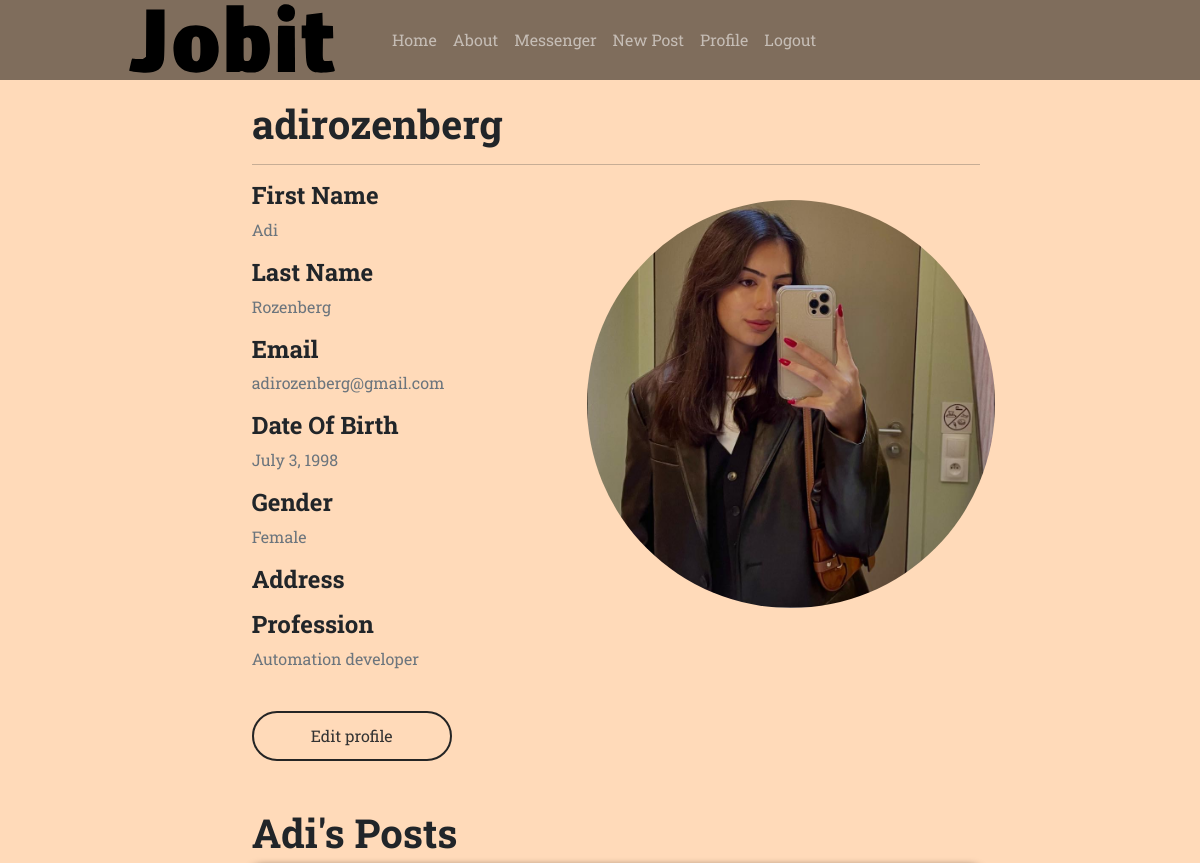
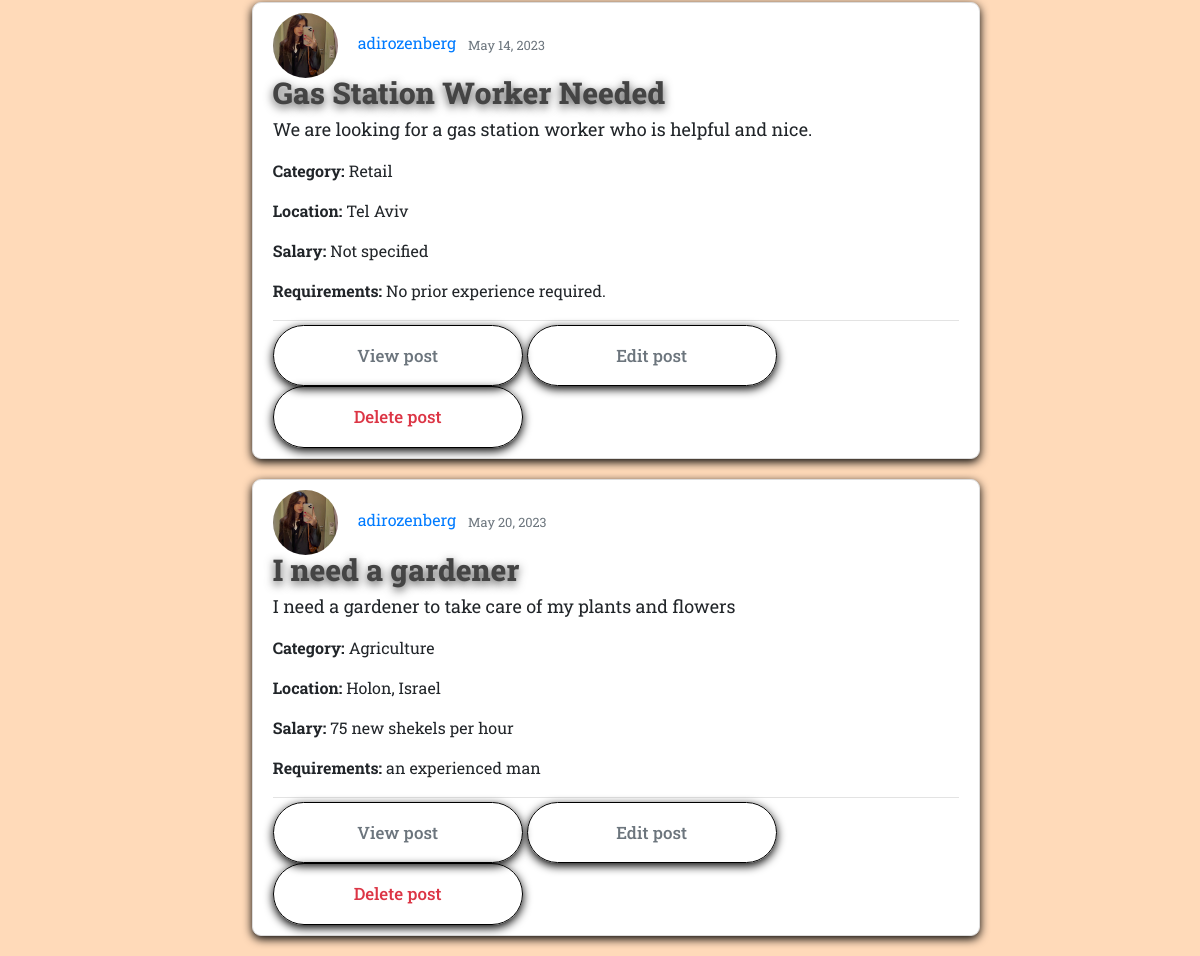
The app's page /profile/adirozenberg/ (signed in) with its own data (2 pictures, top to bottom).
### users/models.py (models this page shows, shortened)
class Profile(models.Model):
    user = models.OneToOneField(User, on_delete=models.CASCADE)
    image = models.ImageField(default='default.jpg', upload_to='profile_pics')
    date_of_birth = models.DateField(default=date(2000, 1, 1))
    profession = models.CharField(max_length=100, default='')
    address = models.CharField(max_length=50, default='')
    gender = models.CharField(max_length=1, choices=GENDER_CHOICES)

### feed/models.py (models this page shows, shortened)
class Post(models.Model):
    title = models.CharField(max_length=100)
    content = models.TextField()
    category = models.CharField(max_length=100, default='Other')
    date_posted = models.DateTimeField(auto_now_add=True)
    author = models.ForeignKey(User, on_delete=models.CASCADE)
    location = models.CharField(max_length=100, default="")
    salary = models.CharField(max_length=100, default="", blank=True)
    requirements = models.TextField(default="")
    header_image = models.ImageField(blank=True, null=True, upload_to="images/")

### users/views.py (the view)
# urls.py: path('profile/<str:username>/', user_views.profile, name='profile'),
@login_required
def profile(request, username):
    user = get_object_or_404(User, username=username)
    posts_list = Post.objects.filter(author=user)
    return render(request, 'users/profile.html', {'user': user, 'posts_list': posts_list})

### users/templates/users/profile.html (shortened to what this page needs)
{% extends "feed/base.html" %}
{% load static %}
{% block content %}
    <div class="profile_section">
      <div class="media">
        <div class="media-body">
          <h2 class="account-heading">{{ user.username }}</h2>
          <hr>
          <h4>First Name</h4>
          <p class="text-secondary">{{ user.first_name }}</p>
          <h4>Last Name</h4>
          <p class="text-secondary">{{ user.last_name }}</p>
          <h4>Email</h4>
          <p class="text-secondary">{{ user.email}}</p>
         <h4>Date Of Birth</h4>
         <p class="text-secondary">{{ user.profile.date_of_birth }}</p>
        <h4>Gender</h4>
        {% if user.profile.gender is None %}
        <p class="text-secondary">Other</p>
        {% elif user.profile.gender == 'M' %}
         <p class="text-secondary">Male</p>
        {% elif user.profile.gender == 'F' %}
        <p class="text-secondary">Female</p>
        {% endif %}
          <h4>Address</h4>
          <h4>Profession</h4>
           {% if user.profile.profession %}
          <p class="text-secondary">{{user.profile.profession }}</p>
            {% else %}
               <p class="text-secondary">No profession</p>
           {% endif %}
        </div>
      </div>
    </div>
    <div class="image">
        <img src="{{ user.profile.image.url }}"/>
      </div>
	<br>
    {% if request.user == user %}
    <a href="{% url 'edit-profile' %}" {%if title == "edit-profile"%} class="active"> {% endif %}
        <li class="edit button">
        <button type="submit" class="button-2 type1">Edit profile</button>
    <br><br>
    {% endif %}
     </a>
     <br>
     <h1>{{ user.first_name }}'s Posts </h1>
     {% for post in posts_list %}
     <article class="content-section">
      <div class="media-body">
          <div class="post-header">
              <div class="article-metadata">
                  <img class="rounded-circle article-img" src="{{ user.profile.image.url }}">
                  <a class="mr-2" href="/users/{{ post.author.username }}/">{{ post.author }}</a>
                  <small class="text-muted">{{ post.date_posted|date:"F d, Y" }}</small>
                  <h2 class="article-title">{{ post.title }}</h2>
                  <p class="article-content" style="font-size:18px">{{ post.content }}</p>
                  <p class="article-category"><strong>Category:</strong> {{ post.category }}</p>
                  <p class="article-location"><strong>Location:</strong> {{ post.location }}</p>
                  <p class="article-salary"><strong>Salary:</strong> {% if post.salary %}{{ post.salary }}{% else %}Not specified{% endif %}</p>
                  <p class="article-requirements"><strong>Requirements:</strong> {{ post.requirements }}</p>
              </div>
              <div class="menu-nav">
                  <div class="dropdown-container" tabindex="-1">
                      <div class="dropdown">
                          <a href="{% url 'post-detail' post.pk %}" class="btn btn-outline-secondary btn-light btn-sm" ><div>View post</div></a>
                          {% if request.user == user %}
                                  <a href="{% url 'post-update' post.pk %}" class="btn btn-outline-secondary btn-light btn-sm"><div>Edit post</div></a>
                              <a href="{% url 'post-delete' post.pk %}" class="btn btn-outline-danger btn-light btn-sm" ><div>Delete post</div></a>
                          {% endif %}
                      </div>
                   </div>
               </div>
          </div>
      </div>
  </article>
   {% endfor %}
{% endblock content %}

### feed/templates/feed/base.html (shortened to what this page needs)
{% load static %}
<!DOCTYPE html>
<html>
<head>
    <link rel="stylesheet" href="https://cdn.jsdelivr.net/npm/bootstrap@4.0.0/dist/css/bootstrap.min.css">
    <link rel="stylesheet" type="text/css" href="{% static 'feed/main.css' %}">
</head>
<body>
    <header class="site-header">
      <nav class="navbar navbar-expand-md navbar-dark fixed-top">
        <div class="container-new">
          <div class="navbar-nav">
            <a class="navbar-brand"><img src="{% static 'feed/navigation-logo.svg' %}" alt="..." /></a>
          <div class="collapse navbar-collapse" id="navbarToggle">
            <div class="navbar-nav mr-auto">
              <a class="nav-item nav-link" href="{% url 'feed-home' %}">Home</a>
              <a class="nav-item nav-link" href="{% url 'feed-about' %}">About</a>
              {% if user.is_authenticated %}
                <a class="nav-item nav-link" href="{% url 'direct-message-home' %}">Messenger</a>
                <a class="nav-item nav-link" href="{% url 'post-create' %}">New Post</a>
                <a class="nav-item nav-link" href="{% url 'profile' username=request.user.username %}">Profile</a>
                <a class="nav-item nav-link" href="{% url 'logout' %}">Logout</a>
              {% else %}
                <a class="nav-item nav-link" href="{% url 'login' %}">Login</a>
                <a class="nav-item nav-link" href="{% url 'register' %}">Register</a>
              {% endif %}
            </div>
          </div>
        </div>
        </div>
      </nav>
    </header>
    <main role="main" class="container-fluid">
       <div class="row mx-0 justify-content-center">
        <div class="col-md-8">
          {% block content %}{% endblock %}
        </div>
        </div>
    </main>
</body>
</html>

### records on screen
Post: profile.image (picture), author "adirozenberg", date_posted "May 14, 2023", title "Gas Station Worker Needed", content "We are looking for a gas station worker who is helpful and nice.", category "Retail", location "Tel Aviv", salary "Not specified", requirements "No prior experience required."
Post: profile.image (picture), author "adirozenberg", date_posted "May 20, 2023", title "I need a gardener", content "I need a gardener to take care of my plants and flowers", category "Agriculture", location "Holon, Israel", salary "75 new shekels per hour", requirements "an experienced man"

### other values on screen
{{ user.username }} "adirozenberg"
{{ user.first_name }} "Adi"
{{ user.last_name }} "Rozenberg"
{{ user.email }} "adirozenberg@gmail.com"
{{ user.profile.date_of_birth }} "July 3, 1998"
{{ user.profile.profession }} "Automation developer"
